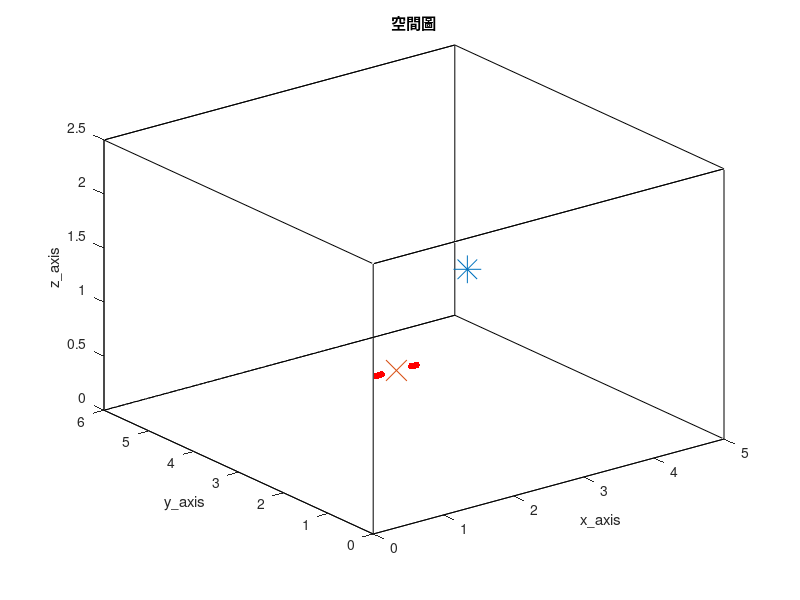

Source code (MATLAB): (Note: this script raises an error after producing the figure.)
clc; clear;
close all;

tic

%% RIR parameter %%
SorNum = 1;                                              % source number
%%%%%%%%%%%%%%%%%%%%%%%%%%%%%%%%%%%%%%%%%%%%%%%%%%%%%%%%%%%%%%%%%%%%%%%%%%%%%%%%%%%%%%%%%%%%%%%%%%%%%%%%%%%%%%%%%%%
MicNum = 10;                                             % number of microphone
%%%%%%%%%%%%%%%%%%%%%%%%%%%%%%%%%%%%%%%%%%%%%%%%%%%%%%%%%%%%%%%%%%%%%%%%%%%%%%%%%%%%%%%%%%%%%%%%%%%%%%%%%%%%%%%%%%%
c = 343;                                                 % Sound velocity (m/s)
fs = 16000;                                              % Sample frequency (samples/s)

% % ULA %
% MicStart = [1, 1.5, 1];
% spacing = 0.02;
% MicPos = zeros(MicNum, 3);
% for i = 1:MicNum
%     MicPos(i, :) = [MicStart(1, 1)+(i-1)*spacing MicStart(1, 2) MicStart(1, 3)];
% end

% subarray %
MicStart_left = [1, 1.5, 1];
MicStart_right = [1.5, 1.5, 1];
spacing = 0.02;
MicPos = zeros(MicNum, 3);
for i = 1:MicNum
    if i <= MicNum/2
        MicPos(i, :) = [MicStart_left(1, 1)+(i-1)*spacing, MicStart_left(1, 2), MicStart_left(1, 3)];
    else
        MicPos(i, :) = [MicStart_right(1, 1)+(i-MicNum/2-1)*spacing, MicStart_right(1, 2), MicStart_right(1, 3)];
    end

end

referencce_point = (MicPos(MicNum/2, :)+MicPos(MicNum/2+1, :))/2;

SorPos = [3.9, 4, 1];                                    % source position (m)
room_dim = [5, 6, 2.5];                                  % Room dimensions [x y z] (m)
%%%%%%%%%%%%%%%%%%%%%%%%%%%%%%%%%%%%%%%%%%%%%%%%%%%%%%%%%%%%%%%%%%%%%%%%%%%%%%%%%%%%%%%%%%%%%%%%%%%%%%%%%%%%%%%%%%%
reverberation_time = 0.2;                                % Reverberation time (s)
points_rir = 2048;                                       % Number of rir points (需比 reverberation time 還長)
%%%%%%%%%%%%%%%%%%%%%%%%%%%%%%%%%%%%%%%%%%%%%%%%%%%%%%%%%%%%%%%%%%%%%%%%%%%%%%%%%%%%%%%%%%%%%%%%%%%%%%%%%%%%%%%%%%%
mtype = 'omnidirectional';                               % Type of microphone
order = -1;                                              % -1 equals maximum reflection order!
dim = 3;                                                 % Room dimension
orientation = 0;                                         % Microphone orientation (rad)
hp_filter = 1;                                           % Disable high-pass filter

% 畫空間圖 %
figure(1);
plot3( [0 room_dim(1, 1) room_dim(1, 1) 0 0 0 room_dim(1, 1) room_dim(1, 1) 0 0 room_dim(1, 1) room_dim(1, 1) 0 0 room_dim(1, 1) room_dim(1, 1)], ...
       [0 0 room_dim(1, 2) room_dim(1, 2) 0 0 0 room_dim(1, 2) room_dim(1, 2) room_dim(1, 2) room_dim(1, 2) room_dim(1, 2) room_dim(1, 2) 0 0 0], ...
       [0 0 0 0 0 room_dim(1, 3) room_dim(1, 3) room_dim(1, 3) room_dim(1, 3) 0 0 room_dim(1, 3) room_dim(1, 3) room_dim(1, 3) room_dim(1, 3) 0] , 'k')
hold on
plot3(MicPos(:, 1), MicPos(:, 2), MicPos(:, 3), 'r.', 'MarkerSize', 15)
hold on
plot3(SorPos(:, 1), SorPos(:, 2), SorPos(:, 3), '*', 'MarkerSize', 20)
hold on
plot3(referencce_point(:, 1), referencce_point(:, 2), referencce_point(:, 3), 'x', 'MarkerSize', 15)
hold off
xlabel('x\_axis')
ylabel('y\_axis')
zlabel('z\_axis')
title('空間圖')
shg

angle_ground_truth = acos((SorPos-referencce_point)*[0; 1; 0]/norm(SorPos-referencce_point))/pi*180;
distance_ground_truth = norm(SorPos-referencce_point);

%% generate ground-truth RIR (h) %%
% 產生 RIR 和存.mat 檔 %
h = rir_generator(c, fs, MicPos, SorPos, room_dim, reverberation_time, points_rir, mtype, order, dim, orientation, hp_filter);
rir_filename_str = ['h\h_for_localization_', string(reverberation_time), 'x', string(MicNum), 'x', string(points_rir), '.mat'];
rir_filemane = join(rir_filename_str, '');
save(rir_filemane, 'h')

% load RIR 的 .mat 檔 %
rir_filename_str = ['h\h_for_localization_', string(reverberation_time), 'x', string(MicNum), 'x', string(points_rir), '.mat'];
rir_filemane = join(rir_filename_str, '');
load(rir_filemane)

look_mic = 1;
h_yaxis_upperlimit = max(h(look_mic, :)) + 0.01;
h_yaxis_underlimit = min(h(look_mic, :)) - 0.01;
% 畫 ground-truth RIR time plot %
figure(2)
plot(h(look_mic, :), 'r');
ylim([h_yaxis_underlimit h_yaxis_upperlimit])
title('ground-truth RIR')
xlabel('points')
ylabel('amplitude')
shg

%% window parameter %%
NFFT = 1024;
hopsize = 256;
win = hamming(NFFT);
frequency = NFFT/2 + 1;
freqs_vector = linspace(0, fs/2, frequency);

%% 讀音檔 or 產生 white noise source (source) %%
Second = 23;
SorLen =  Second*fs;

% load speech source %
% [source_transpose, fs] = audioread('245.wav', [1, SorLen]);    % speech source
% source = source_transpose.';

% load white noise source %
source = wgn(1, SorLen, 0);                                    % white noise source

%% 產生麥克風訊號，先在時域上 convolution 再做 stft (y_nodelay y_delay Y_delay ) %%
% convolution source and RIR %
as = zeros(MicNum, points_rir+SorLen-1);
for i = 1 : MicNum
    as(i, :) = conv(h(i, :), source);
end

y_nodelay = as(:, 1:SorLen);
y_nodelay_transpose = y_nodelay.';
[Y_nodelay, ~, ~] = stft(y_nodelay_transpose, fs, Window=win, OverlapLength=NFFT-hopsize, FFTLength=NFFT, FrequencyRange='onesided');
NumOfFrame = size(Y_nodelay, 2);

%% compute Ryy %%
Ryy = zeros(MicNum, MicNum, frequency);
for_fac = 0.001;
for n = 1:frequency
    for FrameNo = 1:NumOfFrame
%         Ryy(:, :, n) = for_fac*Ryy(:, :, n) + (1-for_fac)*squeeze(Y_nodelay(n, FrameNo, :))*squeeze(Y_nodelay(n, FrameNo, :))';
        Ryy(:, :, n) = Ryy(:, :, n) + squeeze(Y_nodelay(n, FrameNo, :))*squeeze(Y_nodelay(n, FrameNo, :))';
    end
    
end

Ryy = Ryy/NumOfFrame;

%% redefine MicPos %%
MicPos = MicPos - referencce_point;

%% check angle function is convex or not %%
angle = -90:1:90;
output_abs_angle = zeros(size(angle, 2), 1);
dia_load_beamformer = 10^(-2);
angle_count = 0;
frequency_lower_bound = 400;

array_output_power = zeros(frequency, size(angle, 2));

for ang = angle
    angle_count = angle_count + 1;
    kappa = [sind(ang), cosd(ang), 0];
    for n = frequency_lower_bound:frequency
        omega = 2*pi*freqs_vector(n);
        steer_vec = exp(1j*omega/c*kappa*MicPos.').';
%         w = steer_vec/MicNum;
%         for FrameNo = 1:NumOfFrame
%             array_output_power(n, angle_count) =array_output_power(n, angle_count) + abs(w'*squeeze(Y_nodelay(n, FrameNo, :)));
%         end
        
        array_output_power(n, angle_count) = 1/(steer_vec'*inv(Ryy(:, :, n)+dia_load_beamformer*eye(MicNum))*steer_vec);
        output_abs_angle(angle_count, :) = output_abs_angle(angle_count, :) + abs(array_output_power(n, angle_count));

%         output_abs_angle(angle_count, :) = output_abs_angle(angle_count, :) + abs(array_output_power);

    end

end

figure(23);
mesh(10*log10(abs(array_output_power)))
colorbar
view(2)

[~, argmax_tf] = max(abs(h.'));


figure(3)
plot(angle, output_abs_angle.');
title('angle function')
xlabel('angle')
ylabel('output power')
shg

%% GSS for angle-wise freefield plane wave localization %%
[~, max_index] = max(output_abs_angle);
left_bound = angle(:, max_index-1);
right_bound = angle(:, max_index+1);
golden_ratio = (1+sqrt(5))/2;
search_ratio = golden_ratio - 1;
stop_criteron = 1e-7;
iteration_times_angle = 0;

while 1
    iteration_times_angle = iteration_times_angle + 1;
    left_insert = right_bound - search_ratio*(right_bound-left_bound);
    right_insert = left_bound + search_ratio*(right_bound-left_bound);
    
    left_insert_output = GSS_MPDR_angle_obj_func(left_insert, frequency_lower_bound, frequency, freqs_vector, c, MicPos, Ryy, MicNum, dia_load_beamformer);
    right_insert_output = GSS_MPDR_angle_obj_func(right_insert, frequency_lower_bound, frequency, freqs_vector, c, MicPos, Ryy, MicNum, dia_load_beamformer);

    if left_insert_output > right_insert_output
        right_bound = right_insert;
    elseif left_insert_output <= right_insert_output
        left_bound = left_insert;
    end

    if right_bound-left_bound < stop_criteron
        break
    end

end

final_angle = (left_bound+right_bound)/2;

%% GSS for distnce-wise RTF cosine similarity %%
left_bound = 0;
right_bound = 8;
iteration_times_distnce = 0;
left_move = 1;
right_move = 1;

while 1
    iteration_times_distnce = iteration_times_distnce + 1;
    left_insert = right_bound - search_ratio*(right_bound-left_bound);
    right_insert = left_bound + search_ratio*(right_bound-left_bound);

    if right_move == 1 && left_move == 1
        left_insert_output = GSS_RTF_distance_obj_func(left_insert, final_angle, NFFT, hopsize, fs, c, y_nodelay, MicNum, MicPos);
        right_insert_output = GSS_RTF_distance_obj_func(right_insert, final_angle, NFFT, hopsize, fs, c, y_nodelay, MicNum, MicPos);
        right_move = 0;
        leftt_move = 0;

    elseif right_move == 1 && left_move == 0
        right_insert_output = left_insert_output;
        left_insert_output = GSS_RTF_distance_obj_func(left_insert, final_angle, NFFT, hopsize, fs, c, y_nodelay, MicNum, MicPos);
        right_move = 0;

    elseif right_move == 0 && left_move == 1
        left_insert_output = right_insert_output;
        right_insert_output = GSS_RTF_distance_obj_func(right_insert, final_angle, NFFT, hopsize, fs, c, y_nodelay, MicNum, MicPos);
        leftt_move = 0;

    end

    if left_insert_output > right_insert_output
        right_bound = right_insert;
        right_move = 1;

    elseif left_insert_output <= right_insert_output
        left_bound = left_insert;
        left_move = 1;

    end

    if right_bound-left_bound < stop_criteron
        break

    end

end

final_distance = (left_bound+right_bound)/2;

toc
